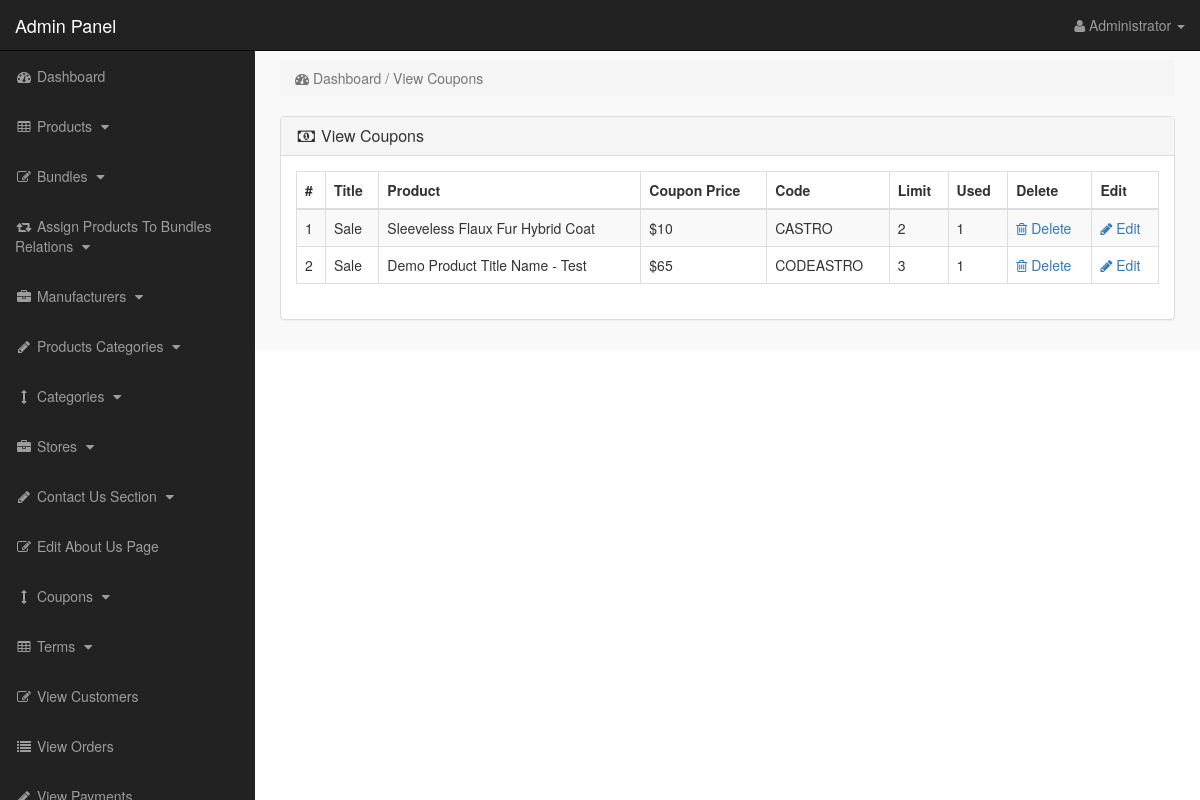
/admin_area/index.php?view_coupons (signed in), run on the app's committed database.
### tables this page shows
CREATE TABLE `coupons` (
  `coupon_id` int(10) NOT NULL,
  `product_id` int(10) NOT NULL,
  `coupon_title` varchar(255) NOT NULL,
  `coupon_price` varchar(255) NOT NULL,
  `coupon_code` varchar(255) NOT NULL,
  `coupon_limit` int(100) NOT NULL,
  `coupon_used` int(100) NOT NULL
);

CREATE TABLE `products` (
  `product_id` int(10) NOT NULL,
  `p_cat_id` int(10) NOT NULL,
  `cat_id` int(10) NOT NULL,
  `manufacturer_id` int(10) NOT NULL,
  `date` timestamp NOT NULL DEFAULT CURRENT_TIMESTAMP ON UPDATE CURRENT_TIMESTAMP,
  `product_title` text NOT NULL,
  `product_url` text NOT NULL,
  `product_img1` text NOT NULL,
  `product_img2` text NOT NULL,
  `product_img3` text NOT NULL,
  `product_price` int(10) NOT NULL,
  `product_psp_price` int(100) NOT NULL,
  `product_desc` text NOT NULL,
  `product_features` text NOT NULL,
  `product_video` text NOT NULL,
  `product_keywords` text NOT NULL,
  `product_label` text NOT NULL,
  `status` varchar(255) NOT NULL
);

### admin_area/view_coupons.php (the view)
<?php
if(!isset($_SESSION['admin_email'])){
echo "<script>window.open('login.php','_self')</script>";
}
else {
?>
<div class="row">
<div class="col-lg-12">
<ol class="breadcrumb">
<li class="active">
<i class="fa fa-dashboard"></i> Dashboard / View Coupons
</li>
</ol>
</div>
</div>
<div class="row" >
<div class="col-lg-12" >
<div class="panel panel-default">
<div class="panel-heading">
<h3 class="panel-title">
<i class="fa fa-money fa-fw"></i> View Coupons
</h3>
</div>
<div class="panel-body">
<div class="table-responsive">
<table class="table table-bordered table-hover table-striped">
<thead>
<tr>
<th>#</th>
<th>Title  </th>
<th>Product  </th>
<th>Coupon Price  </th>
<th>Code  </th>
<th>Limit  </th>
<th>Used  </th>
<th>Delete  </th>
<th>Edit  </th>
</tr>
</thead>
<tbody>
<?php
$i = 0;
$get_coupons = "select * from coupons";
$run_coupons = mysqli_query($con,$get_coupons);
while($row_coupons = mysqli_fetch_array($run_coupons)){
$coupon_id = $row_coupons['coupon_id'];
$product_id = $row_coupons['product_id'];
$coupon_title = $row_coupons['coupon_title'];
$coupon_price = $row_coupons['coupon_price'];
$coupon_code = $row_coupons['coupon_code'];
$coupon_limit = $row_coupons['coupon_limit'];
$coupon_used = $row_coupons['coupon_used'];
$get_products = "select * from products where product_id='$product_id'";
$run_products = mysqli_query($con,$get_products);
$row_products = mysqli_fetch_array($run_products);
$product_title = $row_products['product_title'];
$i++;
?>
<tr>
<td><?php echo $i; ?></td>
<td><?php echo $coupon_title; ?></td>
<td><?php echo $product_title; ?></td>
<td><?php echo "$$coupon_price"; ?></td>
<td><?php echo $coupon_code; ?></td>
<td><?php echo $coupon_limit; ?></td>
<td><?php echo $coupon_used; ?></td>
<td>
<a href="index.php?delete_coupon=<?php echo $coupon_id; ?>">
<i class="fa fa-trash-o"></i> Delete
</a>
</td>
<td>
<a href="index.php?edit_coupon=<?php echo $coupon_id; ?>">
<i class="fa fa-pencil"></i> Edit
</a>
</td>
</tr>
<?php } ?>
</tbody>
</table>
</div>
</div>
</div>
</div>
</div>
<?php } ?>

### admin_area/includes/sidebar.php (shortened to what this page needs)
<?php
if(!isset($_SESSION['admin_email'])){
echo "<script>window.open('login.php','_self')</script>";
}
else {
?>
<nav class="navbar navbar-inverse navbar-fixed-top" >
<div class="navbar-header" >
<a class="navbar-brand" href="index.php?dashboard" >Admin Panel</a>
</div>
<ul class="nav navbar-right top-nav" >
<li class="dropdown" >
<a href="#" class="dropdown-toggle" data-toggle="dropdown" >
<i class="fa fa-user" ></i>
<?php echo $admin_name; ?> <b class="caret" ></b>
</a>
</li>
</ul>
<div class="collapse navbar-collapse navbar-ex1-collapse">
<ul class="nav navbar-nav side-nav">
<li>
<a href="index.php?dashboard">
<i class="fa fa-fw fa-dashboard"></i> Dashboard
</a>
</li>
<li>
<a href="#" data-toggle="collapse" data-target="#products">
<i class="fa fa-fw fa-table"></i> Products
<i class="fa fa-fw fa-caret-down"></i>
</a>
</li>
<li>
<a href="#" data-toggle="collapse" data-target="#bundles">
<i class="fa fa-fw fa-edit"></i> Bundles
<i class="fa fa-fw fa-caret-down"></i>
</a>
</li>
<li>
<a href="#" data-toggle="collapse" data-target="#relations">
<i class="fa fa-fw fa-retweet"></i> Assign Products To Bundles Relations
<i class="fa fa-fw fa-caret-down"></i>
</a>
</li>
<li>
<a href="#" data-toggle="collapse" data-target="#manufacturers">
<i class="fa fa-fw fa-briefcase"></i> Manufacturers
<i class="fa fa-fw fa-caret-down"></i>
</a>
</li>
<li>
<a href="#" data-toggle="collapse" data-target="#p_cat">
<i class="fa fa-fw fa-pencil"></i> Products Categories
<i class="fa fa-fw fa-caret-down"></i>
</a>
</li>
<li>
<a href="#" data-toggle="collapse" data-target="#cat">
<i class="fa fa-fw fa-arrows-v"></i> Categories
<i class="fa fa-fw fa-caret-down"></i>
</a>
</li>
<li>
<a href="#" data-toggle="collapse" data-target="#store">
<i class="fa fa-fw fa-briefcase"></i> Stores
<i class="fa fa-fw fa-caret-down"></i>
</a>
</li>
<li>
<a href="#" data-toggle="collapse" data-target="#contact_us">
<i class="fa fa-fw fa-pencil"> </i> Contact Us Section
<i class="fa fa-fw fa-caret-down"></i>
</a>
</li>
<li>
<a href="index.php?edit_about_us">
<i class="fa fa-fw fa-edit"></i> Edit About Us Page
</a>
</li>
<li>
<a href="#" data-toggle="collapse" data-target="#coupons">
<i class="fa fa-fw fa-arrows-v"></i> Coupons
<i class="fa fa-fw fa-caret-down"></i>
</a>
</li>
<li>
<a href="#" data-toggle="collapse" data-target="#terms" >
<i class="fa fa-fw fa-table"></i> Terms
<i class="fa fa-fw fa-caret-down"></i>
</a>
</li>
<li>
<a href="index.php?view_customers">
<i class="fa fa-fw fa-edit"></i> View Customers
</a>
</li>
<li>
<a href="index.php?view_orders">
<i class="fa fa-fw fa-list"></i> View Orders
</a>
</li>
<li>
<a href="index.php?view_payments">
<i class="fa fa-fw fa-pencil"></i> View Payments
</a>
</li>
</ul>
</div>
</nav>
<?php } ?>

### admin_area/css/style.css (style rules this page uses)
body { margin-top:100px; }
@media (min-width: 768px) { body { margin-top:50px; } }
.top-nav { padding:0 15px; }
.top-nav>li { display:inline-block; float:left; }
.top-nav>li>a { padding-top:15px; padding-bottom:15px; line-height:20px; color:#999; }
@media (min-width: 768px) { .side-nav { position:fixed; top:51px; width:255px; border-radius:0; overflow-y:auto; background-color: #222; bottom:0; overflow-x:hidden; padding-bottom:40px; } }
@media (min-width: 768px) { .side-nav>li>a { width:255px; } }
.panel-body { border-radius:5px; }

### data on the page
coupons: coupon_title "Sale", product.product_title "Sleeveless Flaux Fur Hybrid Coat", coupon_price "10", coupon_code "CASTRO", coupon_limit "2", coupon_used "1"
coupons: coupon_title "Sale", product.product_title "Demo Product Title Name - Test", coupon_price "65", coupon_code "CODEASTRO", coupon_limit "3", coupon_used "1"

### other printed values
$admin_name "Administrator"
